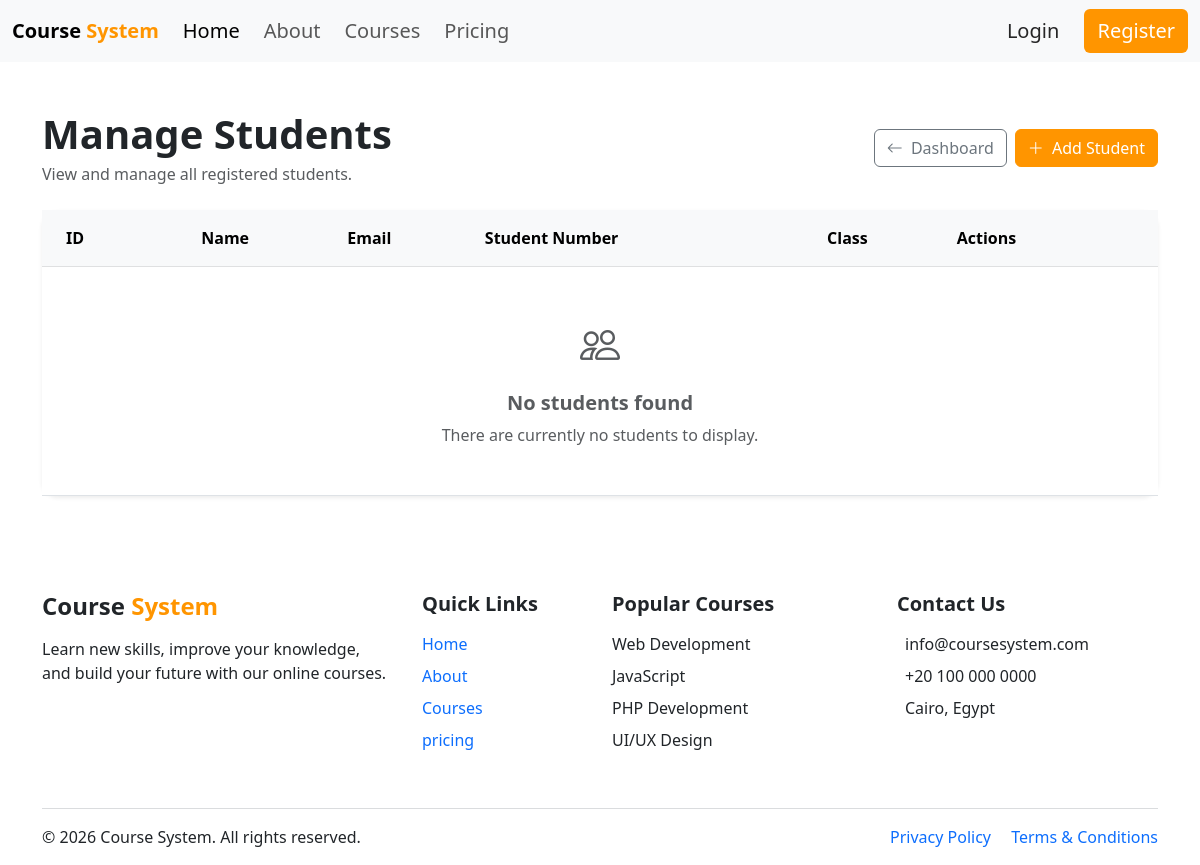
Before: /manage_students.php with the older database file.
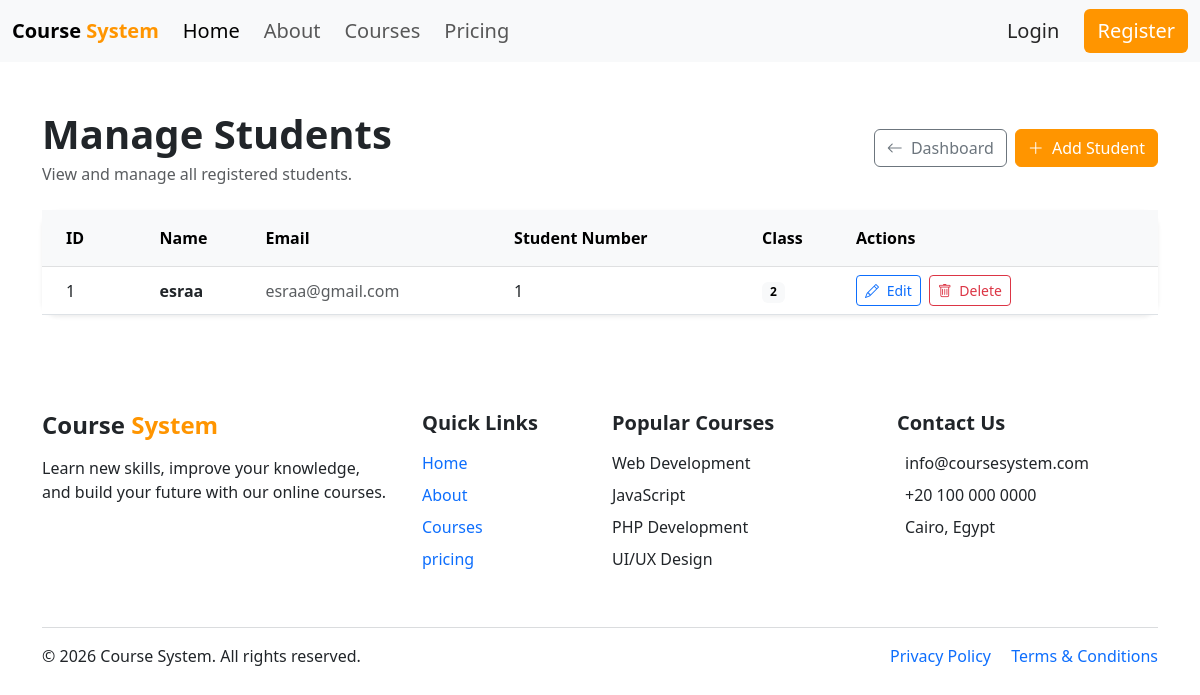
After: the same page with the newer database file.
### tables this page shows
CREATE TABLE `students` (
  `id` int(11) NOT NULL,
  `student_number` int(50) NOT NULL,
  `user_id` int(11) NOT NULL,
  `class` varchar(250) NOT NULL
);

CREATE TABLE `users` (
  `id` int(11) NOT NULL,
  `name` varchar(100) NOT NULL,
  `email` varchar(100) NOT NULL,
  `password` varchar(255) NOT NULL,
  `role` varchar(50) NOT NULL,
  `image` varchar(255) NOT NULL
);

### manage_students.php (the view, shortened to what the changed rows need)
<?php
include "connect.php";
$sql = "SELECT students.id, students.student_number, students.class,
               students.user_id, users.name, users.email
        FROM students
        JOIN users ON students.user_id = users.id";
$result = $conn->query($sql);
include "header.php";
?>
<div class="container py-5">
    <div class="d-flex flex-column flex-md-row
                justify-content-between
                align-items-md-center
                gap-3
                mb-4">
        <div>
            <h1 class="fw-bold mb-1">
                Manage Students
            </h1>
        </div>
    </div>
    <div class="card border-0 shadow-sm rounded-4">
        <div class="card-body p-0">
            <div class="table-responsive">
                <table class="table table-hover align-middle mb-0">
                    <thead class="table-light">
                        <tr>
                            <th class="px-4 py-3">
                                ID
                            </th>
                            <th class="py-3">
                                Name
                            </th>
                            <th class="py-3">
                                Email
                            </th>
                            <th class="py-3">
                                Student Number
                            </th>
                            <th class="py-3">
                                Class
                            </th>
                            <th class="py-3 pe-4">
                                Actions
                            </th>
                        </tr>
                    </thead>
                    <tbody>
                    <?php if ($result && $result->num_rows > 0): ?>
                        <?php while ($student = $result->fetch_assoc()): ?>
                            <tr>
                                <td class="px-4 fw-medium">
                                    <?= $student['id'] ?>
                                </td>
                                <td>
                                    <span class="fw-semibold">
                                        <?= htmlspecialchars($student['name']) ?>
                                    </span>
                                </td>
                                <td class="text-muted">
                                    <?= htmlspecialchars($student['email']) ?>
                                </td>
                                <td>
                                    <?= htmlspecialchars($student['student_number']) ?>
                                </td>
                                <td>
                                    <span class="badge text-bg-light">
                                        <?= htmlspecialchars($student['class']) ?>
                                    </span>
                                </td>
                                <td class="pe-4">
                                    <div class="d-flex flex-wrap gap-2">
                                        <a href="edit_student.php?id=<?= $student['id'] ?>"
                                           class="btn btn-sm btn-outline-primary">
                                            <i class="bi bi-pencil me-1"></i>
                                            Edit
                                        </a>
                                        <a href="delete_student.php?id=<?= $student['id'] ?>"
                                           class="btn btn-sm btn-outline-danger"
                                           onclick="return confirm('Are you sure you want to delete this student?');">
                                            <i class="bi bi-trash me-1"></i>
                                            Delete
                                        </a>
                                    </div>
                                </td>
                            </tr>
                        <?php endwhile; ?>
                    <?php else: ?>
                        <tr>
                            <td colspan="6"
                                class="text-center text-muted py-5">
                                <i class="bi bi-people fs-1 d-block mb-3"></i>
                                <h5 class="fw-semibold">
                                    No students found
                                </h5>
                                <p class="mb-0">
                                    There are currently no students to display.
                                </p>
                            </td>
                        </tr>
                    <?php endif; ?>
                    </tbody>
                </table>
            </div>
        </div>
    </div>
</div>
<?php
include "footer.php";
?>

Changed rows visible on the page:
added students: id "1", user.name "esraa", user.email "esraa@gmail.com", student_number "1", class "2"
Other visible differences:
text no longer shown: "No students found There are currently no students to display."
